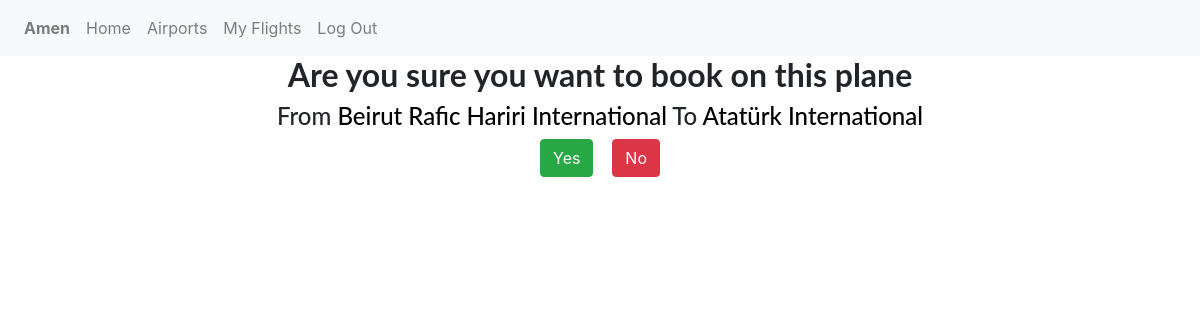
Screenshot of /book/4 (signed in) with the database file from the repository.
### flights/models.py (models this page shows, shortened)
class User(AbstractUser):
    pass

class Flight(models.Model):
    origin = models.ForeignKey('Airport', on_delete=models.CASCADE, related_name="From")
    destination = models.ForeignKey('Airport', on_delete=models.CASCADE,related_name="To")
    passengers = models.ManyToManyField('User', blank=True)

class Airport(models.Model):
    code = models.CharField(max_length=64)
    name = models.CharField(max_length=64)

### flights/views.py (the view)
# urls.py: path("book/<str:id>", views.book, name="book"),
@login_required(login_url='/login')
def book(request, id):
    flight = get_object_or_404(Flight, id=id)
    user = request.user
    if request.method == "POST":
        try:
            person = get_object_or_404(Person, user=user)
            person.flights.add(flight)
            flight.passengers.add(user)
            return redirect('index')
        except:
            person = Person.objects.create(user=user)
            person.flights.add(flight)
            flight.passengers.add(user)
            return redirect('index')
    else:
        return render(request, "flights/book.html", {
            'flight':flight
        })

### flights/templates/flights/book.html (shortened to what this page needs)
{% extends "flights/layout.html" %}
{% block body %}
    {% if user.is_authenticated %}
        <div style="text-align:center;font-family:Lato;">
            <h2 style="text-align:center;font-family:Lato;"><b>Are you sure you want to book on this plane</b></h2>
            <h4>From <a href="/code/{{flight.origin.code}}">{{flight.origin.name}}</a> To <a href="/code/{{flight.destination.code}}">{{flight.destination.name}}</a></h4>
        </div>
        <div class="book">
          <div>
              <form  action="{% url 'book' id=flight.id %}" method="post">
                <div class="">
                  <input type="submit" class="btn btn-success" value="Yes">
                </div>
              </form>
          </div>
          <div>
            <a href="/" class="btn btn-danger">No</a>
          </div>
        </div>
    {% endif %}
{% endblock %}

### flights/templates/flights/layout.html (shortened to what this page needs)
{% load static %}
<!DOCTYPE html>
<html lang="en">
    <head>
        <link rel="stylesheet" href="https://stackpath.bootstrapcdn.com/bootstrap/4.4.1/css/bootstrap.min.css">
        <link href="{% static 'flights/style.css' %}" rel="stylesheet">
    </head>
    <body>
        <nav class="navbar navbar-expand-lg navbar-light bg-light">
            <div>
              <ul class="navbar-nav mr-auto">
                {% if user.is_authenticated %}
                    <li class="nav-item">
                        <a class="nav-link" href="#"><strong>{{ user.username }}</strong></a>
                    </li>
                    <li class="nav-item">
                      <a class="nav-link" href="{% url 'index' %}">Home</a>
                    </li>
                    <li class="nav-item">
                      <a class="nav-link" href="{% url 'airports' %}">Airports</a>
                    </li>
                    <li class="nav-item">
                      <a class="nav-link" href="{% url 'myflights' %}">My Flights</a>
                    </li>
                    <li class="nav-item">
                        <a class="nav-link" href="{% url 'logout' %}">Log Out</a>
                    </li>
                {% endif %}
              </ul>
            </div>
          </nav>
        <div class="body">
            {% block body %}
            {% endblock %}
        </div>
    </body>
</html>

### flights/static/flights/style.css (style rules this page uses)
a { text-decoration: none; color: black; }
.book { display: flex; flex-direction: row; justify-content: space-between; margin: 0 auto; width: 10%; }

### rows the page displays
User: username "Amen"
Flight: origin.name "Beirut Rafic Hariri International", destination.name "Atatürk International"
